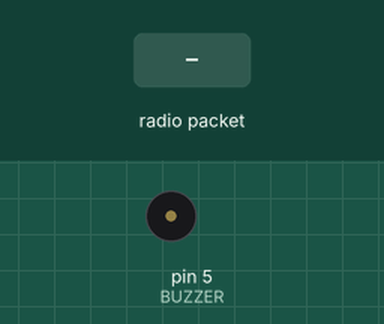
Simulated run of this sketch. Board: Arduino Uno, built with avr-gcc and run on an emulated ATmega328P. On the bench: buzzer (waves = sounding, pin HIGH). Inputs (shaded band) come from the test bench. No radio packets arrive unless stated; what the sketch prints to the serial monitor is not drawn.

Above: at 1.2 s.
1.3 s: radio packet "1" arrives
At 2.2 s:
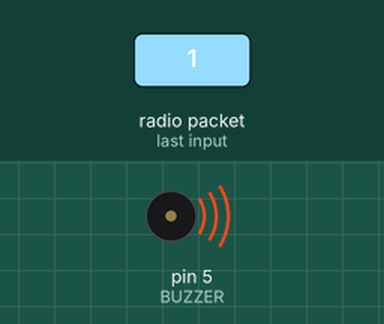
Timing chart, 0 to 10.3 s (numbered marks = the images above; inputs shaded):
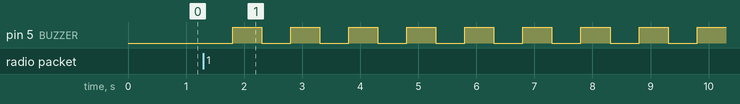

Measured:
- after the input at 1.3 s, pin 5 (BUZZER): alternates HIGH for 0.50 s and LOW for 0.50 s, starting after 0.50 s

The sketch:

rf_433mhz_receiver.ino
```cpp
#include <Arduino.h>
#include <RH_ASK.h>
#include <SPI.h> // Not actualy used but needed to compile

RH_ASK driver;

const int BUZZER = 5;

bool alarmSound = false;


void setup() {
  Serial.begin(9600); // Debugging only

  pinMode(BUZZER, OUTPUT);

  if (!driver.init()) {
    Serial.println("init failed");
  }
}


void loop() {
  uint8_t buf[12];
  uint8_t buflen = sizeof(buf);

  // Non-blocking
  if (driver.recv(buf, &buflen)) {
    int i;

    // Message with a good checksum received, dump it.
    Serial.print("Message: ");
    Serial.println((char*)buf);

    alarmSound = true;
  }

  if (alarmSound == true) {
    Serial.println("Buzzer activated");
    digitalWrite(BUZZER, LOW);
    delay(500);
    digitalWrite(BUZZER, HIGH);
    delay(500);
  }
}
```
